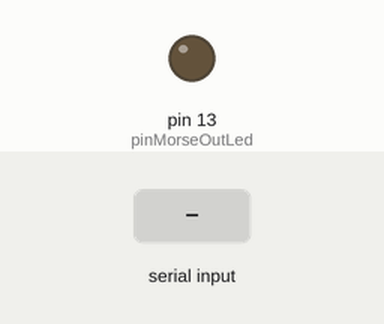
Recording of a sketch running on a simulated Arduino Uno, built with avr-gcc and run on an emulated ATmega328P. Shown: output pins drawn as LEDs (lit = HIGH). The test bench sets the inputs (shaded band). What the sketch prints to the serial monitor is not drawn.

Above: at 1.2 s.
1.3 s: ".\n" received over Serial
At 2.7 s:
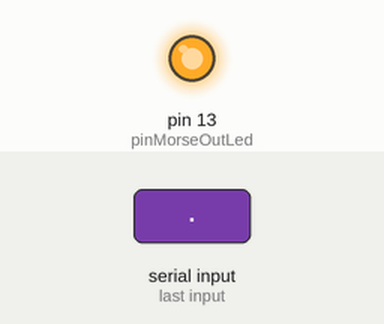
Timing chart, 0 to 7.8 s (numbered marks = the images above; inputs shaded):
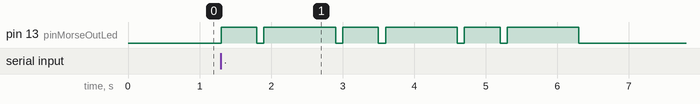

The sketch:

main.ino
```cpp
const int pinMorseOutLed = 13;

const char* possibleInput = "!\"$&'()+,-./0123456789:;=?@abcdefghijklmnopqrstuvwxyz";
const char inputMappedToMorse[][16] =
{
	"-.-.--", ".-..-.", "...-..-", ".-...", ".----.", "-.--.", "-.--.-", ".-.-.",
	"--..--", "-....-", ".-.-.-", "-..-.", "-----", ".----", "..---", "...--",
	"....-", ".....", "-....", "--...", "---..", "----.", "---...", "-.-.-.",
	"-...-", "..--..", ".--.-.", ".-", "-...", "-.-.", "-..", ".", "..-.", "--.",
	"....", "..", ".---", "-.-", ".-..", "--", "-.", "---", ".--.", "--.-", ".-.",
	"...", "-", "..-", "...-", ".--", "-..-", "-.--", "--.."
};

// Delays
const int charDelimiterTimeDelay = 3000;
const int invalidInputTimeDelay = 5000;
const int morseLowTimeDelay = 500;
const int morseHighTimeDelay = 1000;
const int moreSignalTimeDelay = 100;


void setup()
{
	pinMode(pinMorseOutLed, OUTPUT);
	Serial.begin(9600);
}

void loop()
{
	if (!Serial.available())
		return;

	const char inputChar = Serial.read();
	if (inputChar == ' ')
	{
		onDelimiterInput();
		return;
	}

	const char* morseCode = toMorseCode(inputChar);
	if (morseCode == NULL)
	{
		onInvalidInput();
		return;
	}

	Serial.write(inputChar);
	interpretMorseCode(morseCode);
	Serial.write('\n');
}

void onDelimiterInput()
{
	Serial.write('\n');
	delay(charDelimiterTimeDelay);
}

void onInvalidInput()
{
	Serial.write("Invalid input");
	delay(invalidInputTimeDelay);
}

void interpretMorseCode(const char* morseCode)
{
	while (*morseCode)
	{
		digitalWrite(pinMorseOutLed, HIGH);
		if (*morseCode == '.')
			interpretLowMorseSignal();
		else if (*morseCode == '-')
			interpretHighMorseSignal();
		else
		{
			Serial.write("Internal error");
			return;
		}

		digitalWrite(pinMorseOutLed, LOW);

		// Delay if next char is not the end
		if (morseCode[1])
			delay(moreSignalTimeDelay);

		morseCode++;
	}

	delay(charDelimiterTimeDelay);
}

void interpretLowMorseSignal()
{
	Serial.write('.');
	delay(morseLowTimeDelay);
}

void interpretHighMorseSignal()
{
	Serial.write('-');
	delay(morseHighTimeDelay);
}

const char* toMorseCode(const char c)
{
	const int inputIndex = getIndexOfInput(c);

	if (inputIndex == -1)
		return NULL;

	return inputMappedToMorse[inputIndex];
}

int getIndexOfInput(const char inputChar)
{
	int i = 0;

	while (possibleInput[i])
	{
		if (inputChar == possibleInput[i])
			return i;
		i++;
	}

	return -1;
}
```

Measured:
- after the input at 1.3 s, pin 13 (pinMorseOutLed): LOW → HIGH at once, then repeats every 1.7 s: LOW 0.10 s, HIGH 1.0 s, LOW 0.10 s, HIGH 0.50 s, until it stays LOW from 6.3 s
